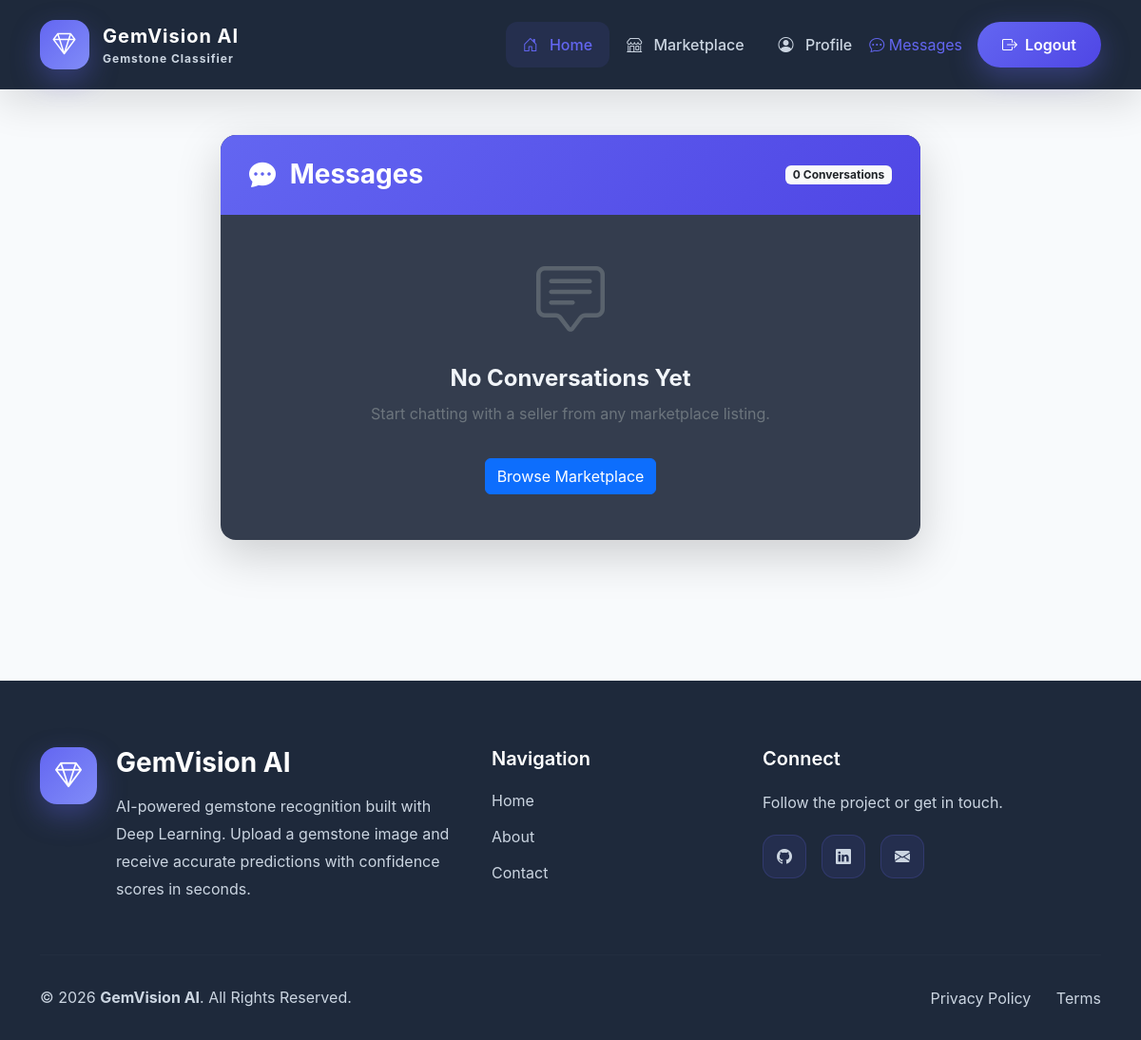
The app's page /chat/ (signed in), older data.
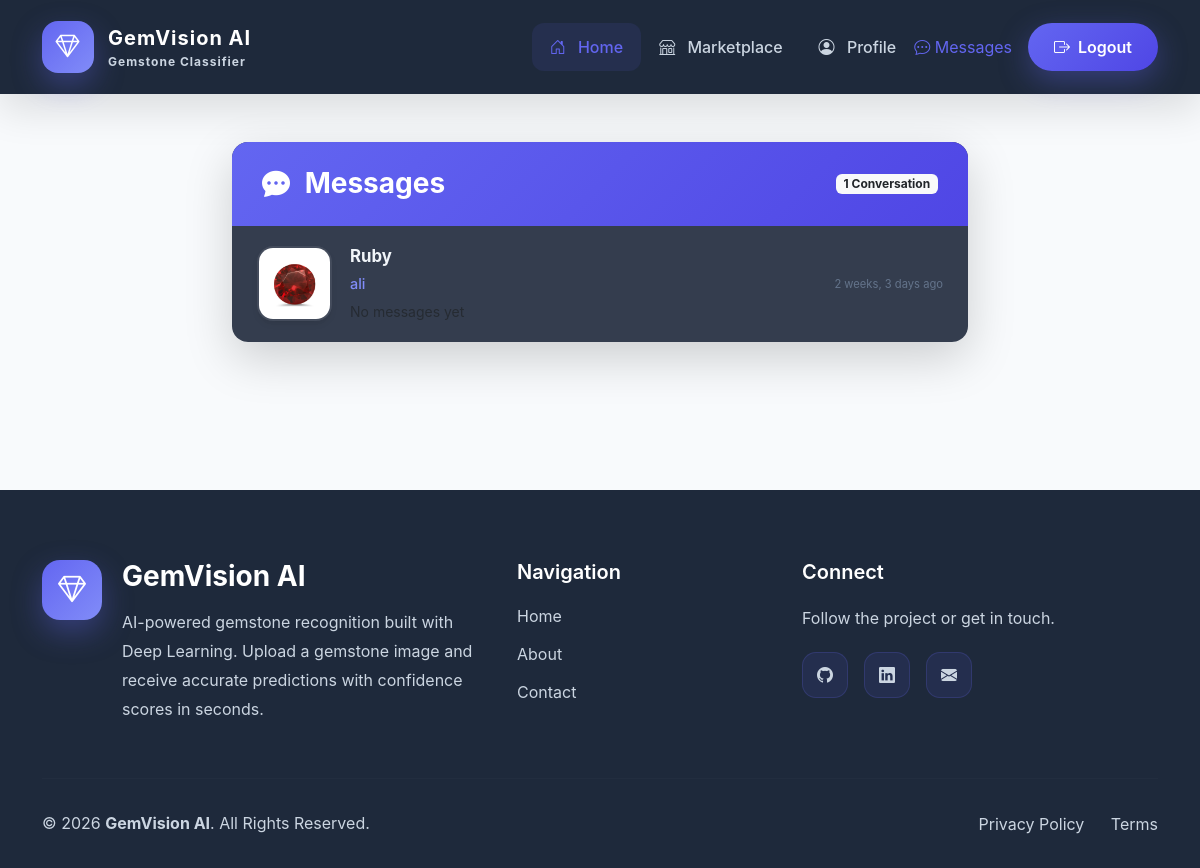
The same page, newer data.
### chat/models.py (models this page shows, shortened)
class Conversation(models.Model):
    buyer = models.ForeignKey(
        settings.AUTH_USER_MODEL,
        on_delete=models.CASCADE,
        related_name="buyer_conversations",
    )
    seller = models.ForeignKey(
        settings.AUTH_USER_MODEL,
        on_delete=models.CASCADE,
        related_name="seller_conversations",
    )
    listing = models.ForeignKey(
        Listing,
        on_delete=models.CASCADE,
        related_name="conversations",
    )
    created_at = models.DateTimeField(
        auto_now_add=True
    )
    updated_at = models.DateTimeField(
        auto_now=True
    )
    class Meta:
        unique_together = (
            "buyer",
            "seller",
            "listing",
        )
        ordering = ["-updated_at"]

### marketplace/models.py (models this page shows, shortened)
class Listing(models.Model):
    GEMSTONE_CHOICES = [
        ("Alexandrite", "Alexandrite"),
        ("Amber", "Amber"),
        ("Cats Eye", "Cats Eye"),
        ("Malachite", "Malachite"),
        ("Morganite", "Morganite"),
        ("Aquamarine", "Aquamarine"),
        ("Diamond", "Diamond"),
        ("Emerald", "Emerald"),
        ("Fluorite Green", "Fluorite Green"),
        ("Fluorite Purple", "Fluorite Purple"),
        ("Garnet", "Garnet"),
        ("Peridot", "Peridot"),
        ("Ruby", "Ruby"),
        ("Sapphire Blue", "Sapphire Blue"),
        ("Sapphire Pink", "Sapphire Pink"),
        ("Topaz Blue", "Topaz Blue"),
        ("Topaz Yellow", "Topaz Yellow"),
        ("Tourmaline Black", "Tourmaline Black"),
        ("Turquoise", "Turquoise"),
        ("Zircon", "Zircon"),
    ]
    CONDITION_CHOICES = [
        ("Rough", "Rough"),
        ("Cut", "Cut"),
        ("Polished", "Polished"),
        ("Faceted", "Faceted"),
        ("Cabochon", "Cabochon"),
    ]
    STATUS_CHOICES = [
        ("Available", "Available"),
        ("Reserved", "Reserved"),
        ("Sold", "Sold"),
    ]
    seller = models.ForeignKey(
        settings.AUTH_USER_MODEL,
        on_delete=models.CASCADE,
        related_name="listings"
    )
    title = models.CharField(max_length=200)
    gemstone_type = models.CharField(
        max_length=50,
        choices=GEMSTONE_CHOICES,
        blank=True
    )
    description = models.TextField()
    price = models.DecimalField(
        max_digits=12,
        decimal_places=2
    )
    weight = models.DecimalField(
        max_digits=8,
        decimal_places=2
    )
    color = models.CharField(max_length=100)
    origin = models.CharField(max_length=100)
    shape = models.CharField(max_length=100)
    dimensions = models.CharField(
        max_length=100,
        blank=True
    )
    treatment = models.CharField(
        max_length=100,
        blank=True
    )
    certification = models.CharField(
        max_length=100,
        blank=True
    )
    quantity = models.PositiveIntegerField(default=1)
    condition = models.CharField(
        max_length=20,
        choices=CONDITION_CHOICES
    )
    status = models.CharField(
        max_length=20,
        choices=STATUS_CHOICES,
        default="Available"
    )
    ai_prediction = models.CharField(
        max_length=100,
        blank=True
    )
    ai_confidence = models.DecimalField(
        max_digits=5,
        decimal_places=2,
        null=True,
        blank=True
    )
    is_ai_verified = models.BooleanField(default=False)
    created_at = models.DateTimeField(
        auto_now_add=True
    )
    updated_at = models.DateTimeField(
        auto_now=True
    )
    class Meta:
        ordering = ["-created_at"]

class ListingImage(models.Model):
    listing = models.ForeignKey(
        Listing,
        on_delete=models.CASCADE,
        related_name="images"
    )
    image = models.ImageField(
        upload_to="marketplace/listings/"
    )
    uploaded_at = models.DateTimeField(
        auto_now_add=True
    )

### accounts/models.py (models this page shows, shortened)
class CustomUser(AbstractUser):
    email = models.EmailField(unique=True)
    phone = models.CharField(max_length=15, blank=True)
    address = models.TextField(blank=True)

### chat/views.py (the view)
class ConversationListView(LoginRequiredMixin, ListView):
    model = Conversation
    template_name = "chat/conversation_list.html"
    context_object_name = "conversations"
    def get_queryset(self):
        return (
            Conversation.objects
            .filter(
                Q(buyer=self.request.user) |
                Q(seller=self.request.user)
            )
            .select_related(
                "buyer",
                "seller",
                "listing",
            )
            .order_by("-updated_at")
        )

### chat/context_processors.py (called while the page is built)
def unread_messages(request):
    if request.user.is_authenticated:
        count = Message.objects.filter(
            conversation__buyer=request.user,
            is_read=False,
        ).exclude(
            sender=request.user,
        ).count() + Message.objects.filter(
            conversation__seller=request.user,
            is_read=False,
        ).exclude(
            sender=request.user,
        ).count()
        return {
            "unread_message_count": count
        }
    return {
        "unread_message_count": 0
    }

### chat/templates/chat/conversation_list.html (shortened to what the changed rows need)
{% extends "core/base.html" %}
{% load static %}
{% block extra_css %}
<link rel="stylesheet" href="{% static 'chat/css/conversation_list.css' %}">
{% endblock %}
{% block content %}
<div class="container py-5 inbox-container">
    <div class="row justify-content-center">
        <div class="col-lg-8">
            <div class="card shadow-lg border-0 rounded-4">
                <div class="card-header d-flex justify-content-between align-items-center">
                    <h3 class="mb-0">
                        <i class="bi bi-chat-dots-fill me-2"></i>
                        Messages
                    </h3>
                    <span class="badge bg-light text-dark">
                        {{ conversations|length }} Conversation{{ conversations|length|pluralize }}
                    </span>
                </div>
                <div class="card-body p-0">
                    {% if conversations %}
                        {% for conversation in conversations %}
                            <a
                                href="{% url 'chat:conversation_detail' conversation.pk %}"
                                class="conversation-item text-decoration-none">
                                {% if conversation.listing.images.first %}
                                    <img
                                        src="{{ conversation.listing.images.first.image.url }}"
                                        alt="{{ conversation.listing.title }}"
                                        class="conversation-image">
                                {% else %}
                                    <div class="conversation-image d-flex align-items-center justify-content-center">
                                        <i class="bi bi-image fs-2"></i>
                                    </div>
                                {% endif %}
                                <div class="conversation-content">
                                    <h5>
                                        {{ conversation.listing.title }}
                                    </h5>
                                    <p class="mb-1">
                                        {% if request.user == conversation.buyer %}
                                            {{ conversation.seller.username }}
                                        {% else %}
                                            {{ conversation.buyer.username }}
                                        {% endif %}
                                    </p>
                                    {% with conversation.messages.last as last_message %}
                                        {% if last_message %}
                                            <small>
                                                {{ last_message.content|truncatechars:45 }}
                                            </small>
                                        {% else %}
                                            <small class="text-muted">
                                            </small>
                                        {% endif %}
                                    {% endwith %}
                                </div>
                                <div class="conversation-time">
                                    <small>
                                        {{ conversation.updated_at|timesince }} ago
                                    </small>
                                </div>
                            </a>
                        {% endfor %}
                    {% else %}
                        <div class="text-center py-5">
                            <i class="bi bi-chat-square-text display-2 text-secondary"></i>
                            <h4 class="mt-4">
                                No Conversations Yet
                            </h4>
                            <p class="text-secondary">
                                Start chatting with a seller from any marketplace listing.
                            </p>
                            <a
                                href="{% url 'marketplace:marketplace' %}"
                                class="btn btn-primary mt-3">
                                Browse Marketplace
                            </a>
                        </div>
                    {% endif %}
                </div>
            </div>
        </div>
    </div>
</div>
{% endblock %}

Row changes from the older to the newer data that the page shows:
added Conversation: listing.images.first.image (picture), listing "Ruby", seller.username "ali", updated_at "2 weeks, 3 days"
Text that changed along with them:
{{ conversations|length }}: "0" → "1"
text no longer shown: "No Conversations Yet Start chatting with a seller from any marketplace listing. Browse Marketplace"
